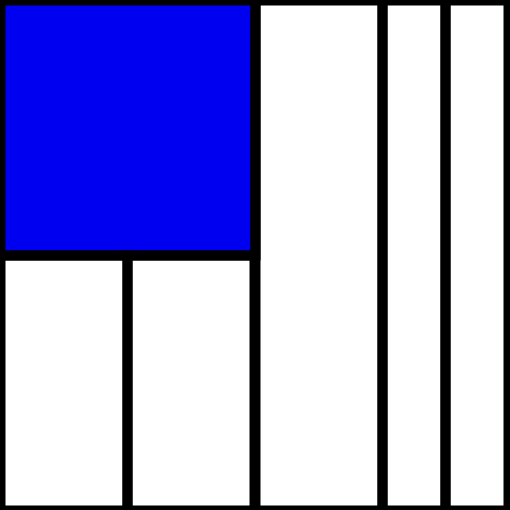
Frame 1 (no input)
Frame 60 (the mouse pressed at the canvas centre just before this capture): identical to frame 1, image omitted
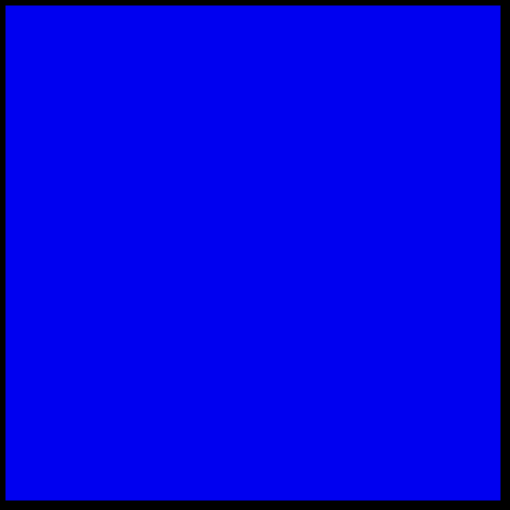
Frame 120 (the mouse held since frame 60 and released just before this capture)

The Processing sketch that drew these frames (run headless with seeded random() and noise(); from frame 60 on, the mouse is pressed at the canvas centre):

// Processing sketch: Assignment2_mondrianGenerator
// ── Assignment2_mondrianGenerator.pde
void setup() {
  size(510, 510);
  background(255);
  strokeWeight(10);
  magie(0, 0, height, width, 0);
}


void draw(){
   if (mousePressed == true) {
    background(255);
    magie(0, 0, height - 5, width - 5, 0);
  } 
}


void magie(int x, int y, int w, int h, int step) {

  if (step > 3) {
    rect(x, y, w, h);
  } else {

    int choice = (int)random(0, 4);

    if (choice == 0 && step == 0) {
      magie(x, y, w, h, step);
    } else {
      step++;
      switch(choice) {
        case 0:
          int cooler = (int) random(0, 3);
          switch(cooler) {
            case  0:
              fill(255, 0, 0);
              break;
            case 1:
              fill(255, 238, 0);
              break;
            case 2:
              fill(0, 0, 240);
            break;
          }
        rect(x, y, w, h);
        noFill();

        break;
      case 1:
        magie(x, y, w/2, h, step);
        magie(x + (w/2), y, w/2, h, step);
        break;
      case 2:
        noFill();
        magie(x, y, w, h, step);
        break;
      case 3:
        magie(x, y, w, h/2, step);
        magie(x, y + (h/2), w, h/2, step);
      }
    }
  }
}
